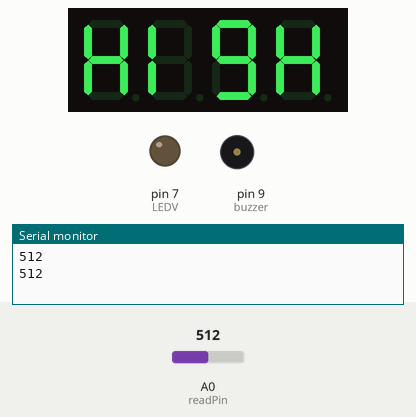
This sketch was run on a simulated Arduino Uno, built with avr-gcc and run on an emulated ATmega328P. On the bench: 4-digit seven-segment display, output pins drawn as LEDs (lit = HIGH), buzzer (waves = sounding, pin HIGH), the last lines printed to the serial monitor. The test bench sets the inputs (shaded band); at power-on: A0 (readPin) = 512.

Above: at 3.3 s.
3.4 s: A0 (readPin) set to 207
At 5.5 s:
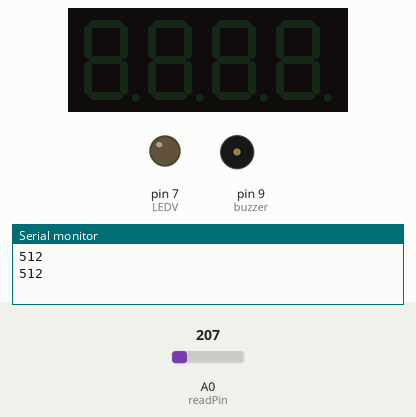
At 6.1 s:
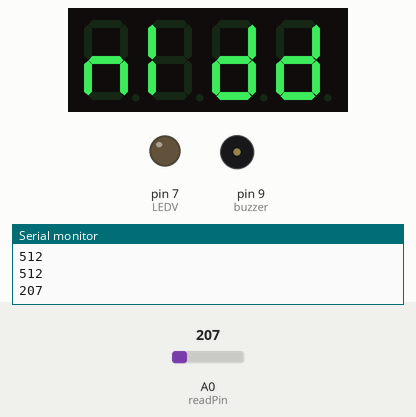
10.3 s: A0 (readPin) set to 183
At 14.1 s:
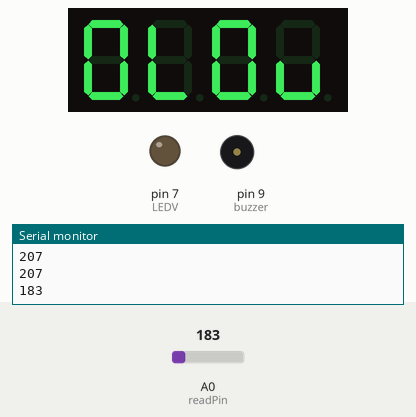
20.4 s: A0 (readPin) set to 191
Timing chart, 0 to 24.7 s (numbered marks = the images above; inputs shaded):
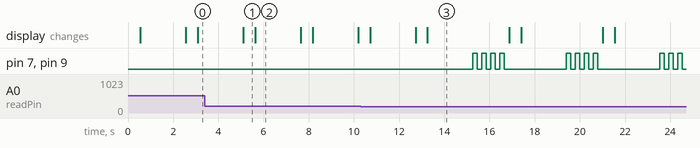

The sketch:

water_and_7-segment_and_buzzer.ino
```cpp
#include <TM1637Display.h>
#define CLK 2
#define DIO 3
int readPin = A0;
int readValue;
int buzzer = 9;
int LEDV = 7;
const uint8_t SEG_LOW[] = {
  SEG_A | SEG_B | SEG_C | SEG_D | SEG_E | SEG_F,   // O
  SEG_D | SEG_E | SEG_F,                           //L
  SEG_A | SEG_B | SEG_C | SEG_D | SEG_E | SEG_F,   // O
  SEG_C | SEG_D | SEG_E                            // U
  };
const uint8_t SEG_HIGH[] = {
  SEG_B | SEG_C | SEG_E | SEG_F | SEG_G,           // H
  SEG_E | SEG_F,                                   // I
  SEG_A | SEG_B | SEG_C | SEG_D | SEG_F | SEG_G,   // G
  SEG_B | SEG_C | SEG_E | SEG_F | SEG_G           // H
  };
const uint8_t SEG_NIDD[] = {
  SEG_C | SEG_E | SEG_G,                           // n
  SEG_E | SEG_F,                                   // I
  SEG_B | SEG_C | SEG_D | SEG_E | SEG_G,            // D
  SEG_B | SEG_C | SEG_D | SEG_E | SEG_G            // D
  };
TM1637Display display(CLK, DIO);

void setup() {
  // put your setup code here, to run once:
pinMode(readPin,INPUT);
pinMode(buzzer,OUTPUT);
pinMode(LEDV,OUTPUT);
display.setBrightness(7);//0-7
Serial.begin(9600);
}

void loop() {
  // put your main code here, to run repeatedly:
readValue=analogRead(readPin);//0-1023
if(readValue <200)
{
  display.clear();
  delay(500);
  display.setSegments(SEG_LOW);
  Serial.println(readValue);
  delay(2000);
  digitalWrite(buzzer,HIGH);
  digitalWrite(LEDV,HIGH);
  delay(200);
  digitalWrite(buzzer,LOW);
  digitalWrite(LEDV,LOW);
  delay(200);
  digitalWrite(buzzer,HIGH);
  digitalWrite(LEDV,HIGH);
  delay(200);
  digitalWrite(buzzer,LOW);
  digitalWrite(LEDV,LOW);
  delay(200);
  digitalWrite(buzzer,HIGH);
  digitalWrite(LEDV,HIGH);
  delay(200);
  digitalWrite(buzzer,LOW);
  digitalWrite(LEDV,LOW);
  delay(200);
  digitalWrite(buzzer,HIGH);
  digitalWrite(LEDV,HIGH);
  delay(200);
  digitalWrite(buzzer,LOW);
  digitalWrite(LEDV,LOW);
  delay(200);


}
else if((readValue >201)&&(readValue <450))
{
  display.clear();
  delay(500);
  display.setSegments(SEG_NIDD);
  Serial.println(readValue);
  delay(2000);
}
else if(readValue >451)
{
  display.clear();
  delay(500);
  display.setSegments(SEG_HIGH);
  Serial.println(readValue);
  delay(2000);
}
}
```

Measured:
- the behaviour switches between 200 and 199 on A0 (readPin) (found by bisection; images 2 and 3)
- after the input at 3.4 s, the display: first differs from a run without the input after 2.2 s (image 2)
- after the input at 10.3 s, pin 7 (LEDV), pin 9 (buzzer): LOW → HIGH after 5.0 s, → LOW 0.20 s later, → HIGH 0.20 s later, → LOW 0.20 s later, … (14 changes in this stretch); the display: first differs from a run without the input after 3.0 s (image 3)
- what the display in image 1 shows lasts 0.5 s, from 5.1 s to 5.6 s
- what the display in image 2 shows lasts 2.0 s, from 5.6 s to 7.6 s
